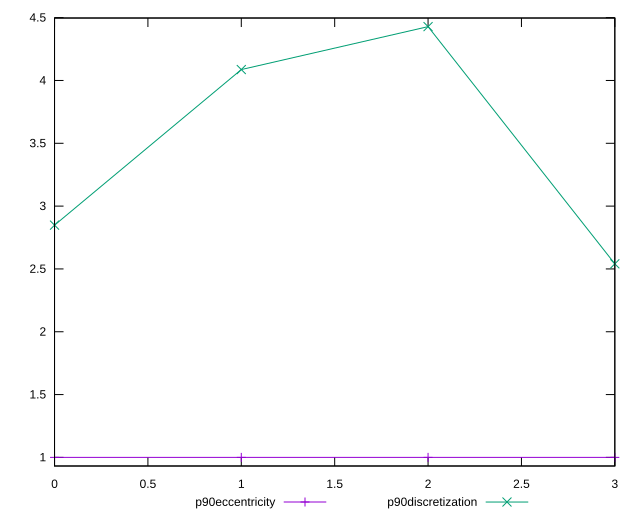

Reproduce this figure in gnuplot.
reset

$p90Eccentricity <<EOF
0 0.9999999999999987
1 1.0000000000000004
2 1.0000000000000004
3 0.9999999999999999
EOF

$p90Discretization <<EOF
0 2.8484848484848486
1 4.086956521739131
2 4.428571428571429
3 2.5405405405405403
EOF

set key outside below
set xrange [0:3]
set yrange [0.93142857142857:4.497142857142857]
set trange [0.93142857142857:4.497142857142857]
set terminal svg size 640, 520 enhanced background rgb 'white'
set output "report/report_00029_2021-02-24T13-36-40.390Z/unused-javascript/progression/eccentricity.svg"

plot $p90Eccentricity title "p90eccentricity" with linespoints, \
     $p90Discretization title "p90discretization" with linespoints

reset
